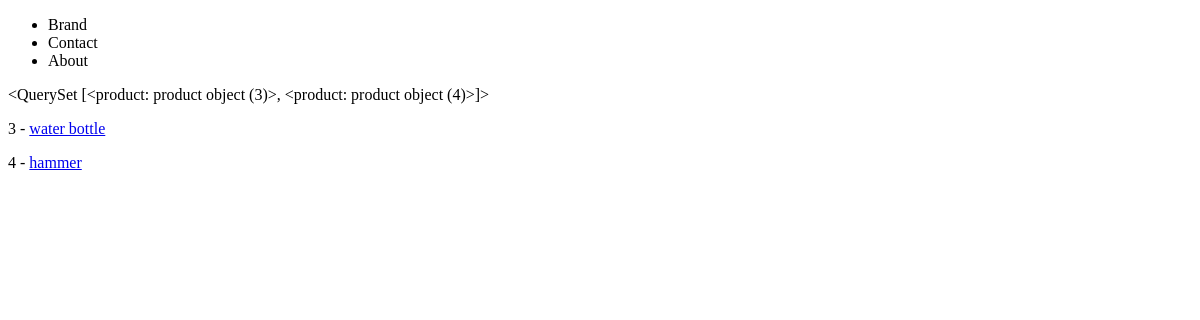
Before: /products/ with the older database file.
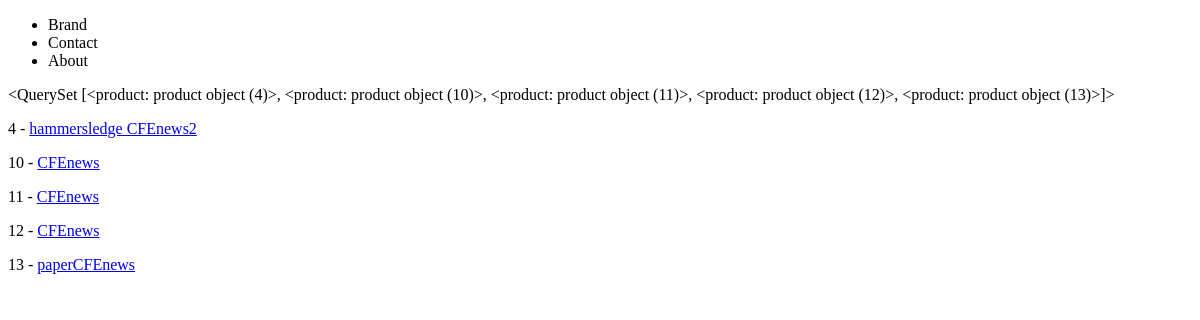
After: the same page with the newer database file.
### products/models.py (models this page shows)
class product(models.Model):
	title       = models.CharField(max_length=120) # maxlenght=required
	description = models.TextField(blank=True, null=True)
	price       = models.DecimalField(decimal_places=2, max_digits=100)
	summary     = models.TextField(blank=True, null=False)
	featured 	= models.BooleanField(default=False)
	def get_absolute_url(self):
 		return reverse ("products:product-detail", kwargs={"id": self.id})

### products/views.py (the view)
# urls.py: path('', ProductListView.as_view(), name='product-list')
class ProductListView(View):
    template_name = 'products/product_list.html'
    queryset = product.objects.all()
    def get_queryset(self):
        return self.queryset
    def get(self, request, *args, **kwargs):
        context = {'object_list': self.get_queryset()}
        return render(request, self.template_name, context)

### products/templates/products/product_list.html
 {% extends "base.html" %}
{% block content %}
{{ object_list }}
{% for instance in object_list %}
	<p>	{{ instance.id }} - <a href='{{instance.get_absolute_url}}'>{{ instance.title }}</a> </p>
 {% endfor %}
{% endblock %}

### templates/base.html (shortened to what this page needs)
<!doctype html>
<html>
<head>
</head>
<body>
	{%include 'navbar.html'%}
{% block content %}{% endblock %}
</body>
</html>

### templates/navbar.html
<nav>
	<ul>
		<li>Brand</li>
		<li>Contact</li>
		<li>About</li>
	</ul>
</nav>

Changed rows visible on the page:
removed product: id "<QuerySet [<product: product object (3)>, <product: product object (4)>]>", id "3", title "water bottle"
changed product: title "hammer" → "hammersledge CFEnews2"
added product: id "10", title "CFEnews"
added product: id "11", title "CFEnews"
added product: id "12", title "CFEnews"
added product: id "13", title "paperCFEnews"
Other visible differences:
{{ object_list }}: "<QuerySet [<product: product object (3)>, <product: product object (4)>]>" → "<QuerySet [<product: product object (4)>, <product: product object (10)>, <product: product object (11)>, <product: product object (12)>, <product: product object (13)>]>"
